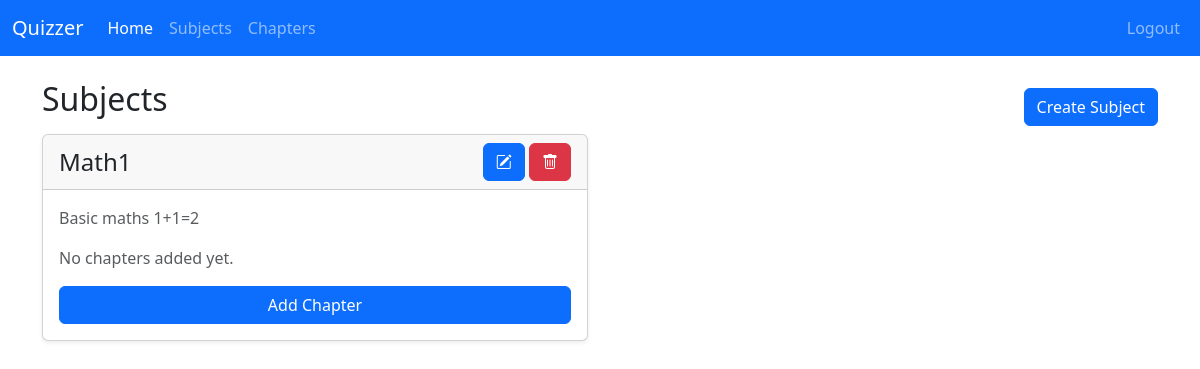
Page /admin/ (signed in) on the earlier database version.
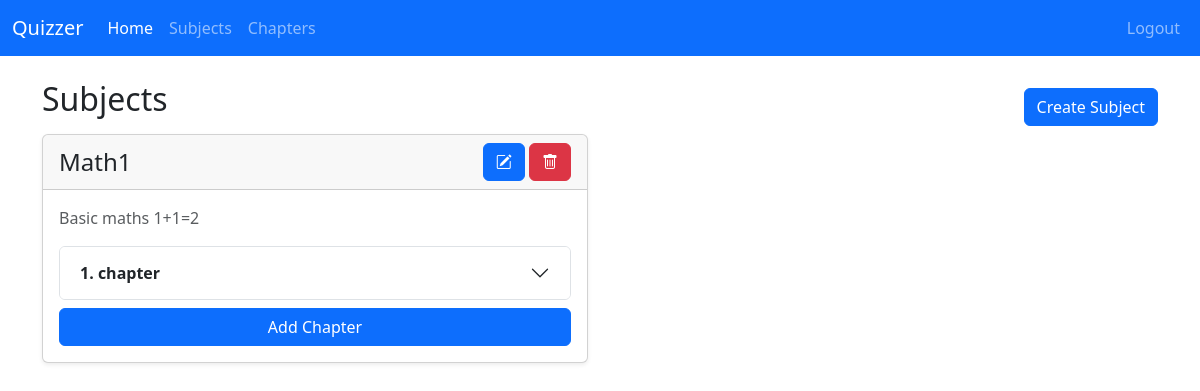
Same page on the later database version.
### models/models.py (models this page shows)
class Subject(db.Model):
    subject_id: Mapped[id_pk]
    subject_name: Mapped[str]
    description: Mapped[str]
    chapters: Mapped[List["Chapter"]] = relationship(
        back_populates="subject", cascade="all,delete-orphan"
    )

class Chapter(db.Model):
    subject_id: Mapped[int] = mapped_column(
        ForeignKey("subject.subject_id"), primary_key=True
    )
    chapter_id: Mapped[int] = mapped_column(primary_key=True)
    chapter_name: Mapped[str]
    description: Mapped[str]
    subject: Mapped["Subject"] = relationship(back_populates="chapters")
    quizzes: Mapped[List["Quiz"]] = relationship(back_populates="chapter")

### routes/admin_routes.py (the view)
@admin_bp.route("/", methods=["GET"])
def admin_home():
    subject_form = SubjectForm()
    chapter_form = ChapterForm()
    if request.method == "GET":
        subjects = session.scalars(select(Subject)).all()
        return render_template(
            "admin/home.html",
            subjects=subjects,
            subject_form=subject_form,
            chapter_form=chapter_form,
        )

### app.py (called while the page is built)
@app.template_global()
def is_active(page_name):  # small function to make the nav_bar code better
    return "active" if request.endpoint == page_name else ""

### routes/__init__.py (called while the page is built)
def init_login_manager(app):
    login_manager = LoginManager()
    login_manager.init_app(app)
    login_manager.login_view = "auth.login"  # goes to the login() function in auth_bp
    @login_manager.user_loader
    def load_user(user_id):
        return db.session.scalar(select(User).where(User.user_id == user_id))

### routes/admin_routes.py (called while the page is built)
@admin_bp.before_request
def require_admin():
    if not current_user.is_authenticated or current_user.username != "admin":
        return current_app.login_manager.unauthorized()

### templates/admin/home.html (shortened to what this page needs)
{% extends "base.html" %}
{% block body %}
{% include "admin/nav.html" %}
<div class="container mt-4">
  <div class="card-header d-flex justify-content-between align-items-center">
    <h2 class="mb-3">Subjects</h2>
    <button type="button" class="btn btn-primary" data-bs-toggle="modal" data-bs-target="#createSubjectModal">
      Create Subject
    </button>
  </div>
  <div class="row row-cols-1 row-cols-md-2">
    {% for subject in subjects %}
    <div class="col">
      <div class="card mb-3 shadow-sm">
        <div class="card-header d-flex justify-content-between align-items-center">
          <h4 class="mb-0">{{ subject.subject_name }}</h4>
          <div>
            <button
              type="button"
              class="btn btn-primary"
              data-bs-toggle="modal"
              data-bs-target="#editSubjectModal"
              onclick='updateModalFormAction(
                      "{{ url_for("admin.edit_subject", subject_id=0) }}",
                      {{ subject.subject_id }},
                      "editSubjectModal",
                      {{
                        {
                        "subject_name": subject.subject_name,
                        "description": subject.description
                        }
                      }}
                    )'
              >
              <i class="bi bi-pencil-square"></i>
            </button>
            <button
              class="btn btn-danger btn"
              onclick="handleDelete('{{ url_for('admin.delete_subject', subject_id=subject.subject_id) }}')"
            >
              <i class="bi bi-trash"></i>
            </button>
          </div>
        </div>
        <div class="card-body">
          <p class="text-muted">{{subject.description}}</p>
          {% if subject.chapters %}
          <div class="accordion" id="chaptersAccordion">
            {% for chapter in subject.chapters %}
            <div class="accordion-item">
              <h2 class="accordion-header" id="heading{{subject.subject_id}}/{{ chapter.chapter_id }}">
                <button
                  class="accordion-button collapsed"
                  type="button"
                  data-bs-toggle="collapse"
                  data-bs-target="#collapse{{subject.subject_id}}/{{ chapter.chapter_id }}"
                  aria-expanded="false"
                  aria-controls="collapse{{subject.subject_id}}/{{ chapter.chapter_id }}"
                >
                  <strong>{{ chapter.chapter_id }}. {{ chapter.chapter_name }}</strong>
                </button>
              </h2>
  </div>
  {% endfor %}
</div>
          {% else %}
          <p class="text-muted">No chapters added yet.</p>
          {% endif %}
          <div class="mt-2 d-grid gap-1">
          <button
            type="button"
            class="btn btn-primary"
            data-bs-toggle="modal"
            data-bs-target="#createChapterModal"
            onclick="updateModalFormAction(
            '{{url_for('admin.create_chapter', subject_id=0)}}',
            {{ subject.subject_id }},
            'createChapterModal')"
          >
            Add Chapter
          </button>
          </div>
        </div>
      </div>
    </div>
    {% endfor %}
</div>
{% import "macros.html" as macros %}
{% endblock %}

### templates/base.html (shortened to what this page needs)
<!doctype html>
<html lang="en">
  <head>
    <link href="https://cdn.jsdelivr.net/npm/bootstrap@5.3.0/dist/css/bootstrap.min.css" rel="stylesheet">
  </head>
  <body>
    {% block body %} {% endblock %}
    <link rel="stylesheet" href="https://cdn.jsdelivr.net/npm/bootstrap-icons@1.5.0/font/bootstrap-icons.css">
  </body>
</html>

### templates/admin/nav.html (shortened to what this page needs)
<nav class="navbar navbar-expand-lg bg-primary" data-bs-theme="dark">
  <div class="container-fluid">
    <a class="navbar-brand" href="#">Quizzer</a>
    <div class="collapse navbar-collapse" id="navbarColor01">
      <ul class="navbar-nav me-auto">
        <li class="nav-item">
          <a
            class="nav-link {{ is_active('admin.admin_home') }}"
            href="{{ url_for('admin.admin_home') }}"
            >Home</a
          >
        </li>
        <li class="nav-item">
          <a class="nav-link">Subjects</a>
        </li>
        <li class="nav-item">
          <a class="nav-link">Chapters</a>
        </li>
      </ul>
      <ul class="navbar-nav">
        <li class="nav-item">
          <a class="nav-link" href="{{url_for('auth.logout')}}"> Logout </a>
        </li>
      </ul>
    </div>
  </div>
</nav>

Differences in the rows shown:
shown differently, row unchanged: Subject "Math1": no longer shows "No chapters added yet."
added Chapter: chapter_id "1", chapter_name "chapter"
